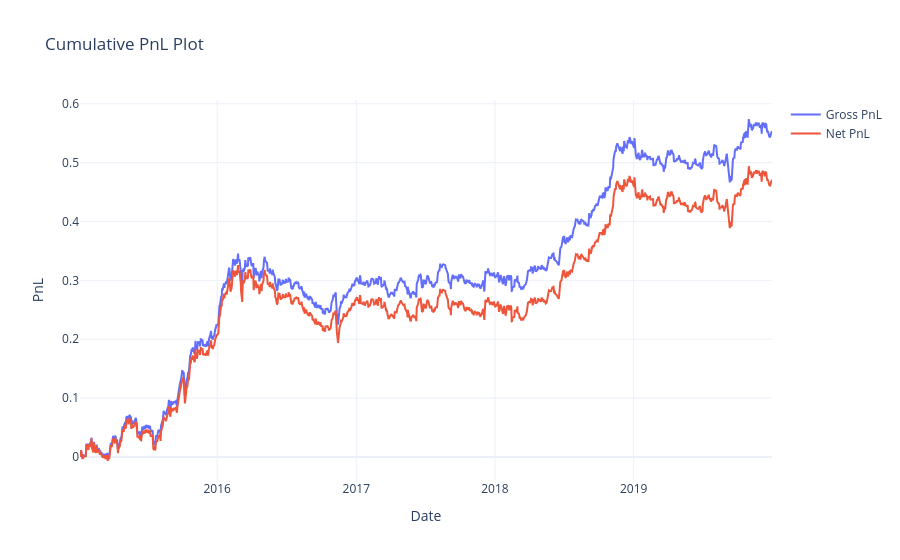

This figure's notebook cell:
### Code cell
# 1. Get flat predictions from your trained XGBoost model
print("Generating ML Predictions...")
val_preds = xgb_model.predict(X_val)

# 2. Reshape flat predictions back into a (Dates x Stocks) DataFrame
preds_series = pd.Series(val_preds, index=X_val.index)
predictions_df = preds_series.unstack(level=1)

# Ensure columns perfectly match the 1 to 2167 universe structure
predictions_df = predictions_df.reindex(columns=universe.columns).fillna(0.5)

# ==========================================================
# 3. CONVERT ML PREDICTIONS TO KAGGLE-COMPLIANT PORTFOLIO
# ==========================================================
def format_ml_portfolio(preds_df, universe_df):
    print("Applying Low-Pass Filter & Formatting predictions...")
    tradable_mask = universe_df.replace(0, np.nan)
    
    # ---------------------------------------------------------
    # THE UPGRADE: Smooth the predictions to kill turnover!
    # ---------------------------------------------------------
    smoothed_preds = preds_df.rolling(window=3, min_periods=1).mean()
    
    # Cross-sectional rank of the SMOOTHED ML predictions
    ml_ranks = (smoothed_preds * tradable_mask).rank(axis=1, pct=True, method='first')
    
    # SHIFT FORWARD 1 DAY (Lookahead Protection)
    shifted_ranks = ml_ranks.shift(1)
    
    # Re-rank to ensure we are only looking at today's tradable stocks
    final_ranks = (shifted_ranks * tradable_mask).rank(axis=1, pct=True, method='first')
    
    final_weights = pd.DataFrame(0.0, index=universe_df.index, columns=universe_df.columns)

    # Select Top 5% to Long, Bottom 5% to Short
    long_mask = (final_ranks > 0.97)
    short_mask = (final_ranks < 0.03)

    final_weights[long_mask] = 1.0
    final_weights[short_mask] = -1.0 

    def apply_strict_scaling(row):
        p, n = row[row > 0], row[row < 0]
        
        if len(p) < 6 or len(n) < 6: 
            return row * 0.0
            
        row[row > 0] = 0.5 / len(p)
        row[row < 0] = -0.5 / len(n)
        return row

    portfolio = final_weights.apply(apply_strict_scaling, axis=1).fillna(0)
    return portfolio * universe_df

# Generate the final valid weights
ml_portfolio = format_ml_portfolio(predictions_df, universe)

# ==========================================================
# 4. RUN THE UTILS.PY BACKTESTER
# ==========================================================
test_start = "2015-01-01"
test_end   = "2019-12-31"

# Slice the portfolio to the validation period
portfolio_slice = ml_portfolio.loc[test_start : test_end]

# Filter out empty days where the ML model didn't find enough trades
valid_days_mask = portfolio_slice.abs().sum(axis=1) > 0.9
portfolio_final = portfolio_slice[valid_days_mask]

# Align returns and universe
returns_final   = returns.loc[portfolio_final.index]
universe_final  = universe.loc[portfolio_final.index]

print(f"\nBacktesting ML Model on {len(portfolio_final)} valid trading days...")

# Execute the exact backtest from your utils file
if len(portfolio_final) > 0:
    sr, pnl = backtest_portfolio(
        portfolio_final, 
        returns_final, 
        universe_final, 
        plot_=True,   # Will show the Plotly chart
        print_=True   # Will print Gross, Net, and Turnover
    )
    print(f"\nFinal ML Strategy Sharpe Ratio: {sr:.4f}")
else:
    print("Error: No valid trades found.")

### Figure 1 — Plotly figure (JSON) as saved in the notebook; plotly's stock layout.template omitted (floating-point values rounded to 4 significant figures; data arrays with more than 128 entries replaced by an {"elided": "..."} marker saying what was removed)
{"data": [{"mode": "lines", "name": "Gross PnL", "type": "scatter", "x": {"elided": "1257 str values"}, "y": {"elided": "1257 float values"}}, {"mode": "lines", "name": "Net PnL", "type": "scatter", "x": {"elided": "1257 str values"}, "y": {"elided": "1257 float values"}}], "layout": {"showlegend": true, "title": {"text": "Cumulative PnL Plot"}, "xaxis": {"title": {"text": "Date"}}, "yaxis": {"title": {"text": "PnL"}}}}
